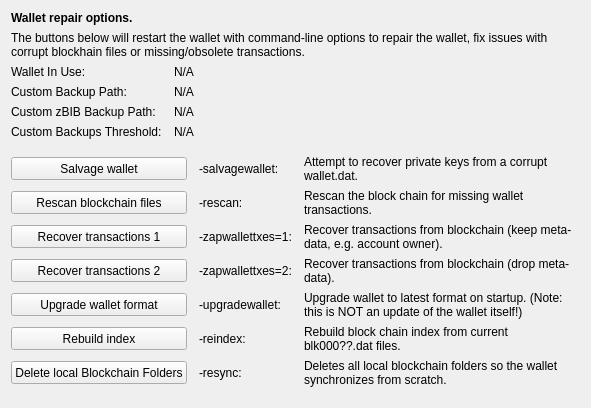
     <widget class="QWidget" name="tab_repair">
      <attribute name="title">
       <string>&amp;Wallet Repair</string>
      </attribute>
      <layout class="QGridLayout" name="gridLayout_4" columnstretch="0,0,0,0">
       <property name="horizontalSpacing">
        <number>12</number>
       </property>
       <item row="0" column="0" colspan="4">
        <widget class="QLabel" name="label_repair_header">
         <property name="font">
          <font>
           <weight>75</weight>
           <bold>true</bold>
          </font>
         </property>
         <property name="text">
          <string>Wallet repair options.</string>
         </property>
        </widget>
       </item>
       <item row="1" column="0" colspan="4">
        <widget class="QLabel" name="label_repair_helptext">
         <property name="font">
          <font>
           <weight>50</weight>
           <bold>false</bold>
          </font>
         </property>
         <property name="text">
          <string>The buttons below will restart the wallet with command-line options to repair the wallet, fix issues with corrupt blockhain files or missing/obsolete transactions.</string>
         </property>
         <property name="wordWrap">
          <bool>true</bool>
         </property>
        </widget>
       </item>
       <item row="2" column="0">
        <widget class="QLabel" name="wallet_path_label">
         <property name="text">
          <string>Wallet In Use:</string>
         </property>
        </widget>
       </item>
       <item row="2" column="1" colspan="3">
        <widget class="QLabel" name="wallet_path">
         <property name="cursor">
          <cursorShape>IBeamCursor</cursorShape>
         </property>
         <property name="text">
          <string>N/A</string>
         </property>
         <property name="textFormat">
          <enum>Qt::PlainText</enum>
         </property>
         <property name="textInteractionFlags">
          <set>Qt::LinksAccessibleByMouse|Qt::TextSelectableByKeyboard|Qt::TextSelectableByMouse</set>
         </property>
        </widget>
       </item>
       <item row="3" column="0">
        <widget class="QLabel" name="wallet_custombackuppath_label">
         <property name="visible">
          <bool>false</bool>
         </property>
         <property name="text">
          <string>Custom Backup Path:</string>
         </property>
        </widget>
       </item>
       <item row="3" column="1" colspan="3">
        <widget class="QLabel" name="wallet_custombackuppath">
         <property name="cursor">
          <cursorShape>IBeamCursor</cursorShape>
         </property>
         <property name="visible">
          <bool>false</bool>
         </property>
         <property name="text">
          <string>N/A</string>
         </property>
         <property name="textFormat">
          <enum>Qt::PlainText</enum>
         </property>
         <property name="textInteractionFlags">
          <set>Qt::LinksAccessibleByMouse|Qt::TextSelectableByKeyboard|Qt::TextSelectableByMouse</set>
         </property>
        </widget>
       </item>
       <item row="4" column="0">
        <widget class="QLabel" name="wallet_customzbibbackuppath_label">
         <property name="visible">
          <bool>false</bool>
         </property>
         <property name="text">
          <string>Custom zBIB Backup Path:</string>
         </property>
        </widget>
       </item>
       <item row="4" column="1" colspan="3">
        <widget class="QLabel" name="wallet_customzbibbackuppath">
         <property name="cursor">
          <cursorShape>IBeamCursor</cursorShape>
         </property>
         <property name="visible">
          <bool>false</bool>
         </property>
         <property name="text">
          <string>N/A</string>
         </property>
         <property name="textFormat">
          <enum>Qt::PlainText</enum>
         </property>
         <property name="textInteractionFlags">
          <set>Qt::LinksAccessibleByMouse|Qt::TextSelectableByKeyboard|Qt::TextSelectableByMouse</set>
         </property>
        </widget>
       </item>
       <item row="5" column="0">
        <widget class="QLabel" name="wallet_custombackupthreshold_label">
         <property name="visible">
          <bool>false</bool>
         </property>
         <property name="text">
          <string>Custom Backups Threshold:</string>
         </property>
        </widget>
       </item>
       <item row="5" column="1" colspan="3">
        <widget class="QLabel" name="wallet_custombackupthreshold">
         <property name="cursor">
          <cursorShape>IBeamCursor</cursorShape>
         </property>
         <property name="visible">
          <bool>false</bool>
         </property>
         <property name="text">
          <string>N/A</string>
         </property>
         <property name="textFormat">
          <enum>Qt::PlainText</enum>
         </property>
         <property name="textInteractionFlags">
          <set>Qt::LinksAccessibleByMouse|Qt::TextSelectableByKeyboard|Qt::TextSelectableByMouse</set>
         </property>
        </widget>
       </item>
       <item row="6" column="0">
        <spacer name="verticalSpacer_repair1">
         <property name="orientation">
          <enum>Qt::Vertical</enum>
         </property>
         <property name="sizeHint" stdset="0">
          <size>
           <width>10</width>
           <height>10</height>
          </size>
         </property>
        </spacer>
       </item>
       <item row="7" column="0" colspan="2">
        <widget class="QPushButton" name="btn_salvagewallet">
         <property name="minimumSize">
          <size>
           <width>100</width>
           <height>23</height>
          </size>
         </property>
         <property name="text">
          <string>Salvage wallet</string>
         </property>
        </widget>
       </item>
       <item row="7" column="2">
        <widget class="QLabel" name="label_repair_salvage_command">
         <property name="text">
          <string notr="true">-salvagewallet:</string>
         </property>
        </widget>
       </item>
       <item row="7" column="3">
        <widget class="QLabel" name="label_repair_salvage">
         <property name="text">
          <string>Attempt to recover private keys from a corrupt wallet.dat.</string>
         </property>
         <property name="wordWrap">
          <bool>true</bool>
         </property>
        </widget>
       </item>
       <item row="8" column="0" colspan="2">
        <widget class="QPushButton" name="btn_rescan">
         <property name="minimumSize">
          <size>
           <width>100</width>
           <height>23</height>
          </size>
         </property>
         <property name="text">
          <string>Rescan blockchain files</string>
         </property>
        </widget>
       </item>
       <item row="8" column="2">
        <widget class="QLabel" name="label_repair_rescan_command">
         <property name="text">
          <string notr="true">-rescan:</string>
         </property>
        </widget>
       </item>
       <item row="8" column="3">
        <widget class="QLabel" name="label_repair_rescan">
         <property name="text">
          <string>Rescan the block chain for missing wallet transactions.</string>
         </property>
         <property name="wordWrap">
          <bool>true</bool>
         </property>
        </widget>
       </item>
       <item row="9" column="0" colspan="2">
        <widget class="QPushButton" name="btn_zapwallettxes1">
         <property name="minimumSize">
          <size>
           <width>100</width>
           <height>23</height>
          </size>
         </property>
         <property name="text">
          <string>Recover transactions 1</string>
         </property>
        </widget>
       </item>
       <item row="9" column="2">
        <widget class="QLabel" name="label_repair_zap1_command">
         <property name="text">
          <string notr="true">-zapwallettxes=1:</string>
         </property>
        </widget>
       </item>
       <item row="9" column="3">
        <widget class="QLabel" name="label_repair_zap1">
         <property name="text">
          <string>Recover transactions from blockchain (keep meta-data, e.g. account owner).</string>
         </property>
         <property name="wordWrap">
          <bool>true</bool>
         </property>
        </widget>
       </item>
       <item row="10" column="0" colspan="2">
        <widget class="QPushButton" name="btn_zapwallettxes2">
         <property name="minimumSize">
          <size>
           <width>100</width>
           <height>23</height>
          </size>
         </property>
         <property name="text">
          <string>Recover transactions 2</string>
         </property>
        </widget>
       </item>
       <item row="10" column="2">
        <widget class="QLabel" name="label_repair_zap2_command">
         <property name="text">
          <string notr="true">-zapwallettxes=2:</string>
         </property>
        </widget>
       </item>
       <item row="10" column="3">
        <widget class="QLabel" name="label_repair_zap2">
         <property name="text">
          <string>Recover transactions from blockchain (drop meta-data).</string>
         </property>
         <property name="wordWrap">
          <bool>true</bool>
         </property>
        </widget>
       </item>
       <item row="11" column="0" colspan="2">
        <widget class="QPushButton" name="btn_upgradewallet">
         <property name="minimumSize">
          <size>
           <width>100</width>
           <height>23</height>
          </size>
         </property>
         <property name="text">
          <string>Upgrade wallet format</string>
         </property>
        </widget>
       </item>
       <item row="11" column="2">
        <widget class="QLabel" name="label_repair_upgrade_command">
         <property name="text">
          <string notr="true">-upgradewallet:</string>
         </property>
        </widget>
       </item>
       <item row="11" column="3">
        <widget class="QLabel" name="label_repair_upgrade">
         <property name="text">
          <string>Upgrade wallet to latest format on startup. (Note: this is NOT an update of the wallet itself!)</string>
         </property>
         <property name="wordWrap">
          <bool>true</bool>
         </property>
        </widget>
       </item>
       <item row="12" column="0" colspan="2">
        <widget class="QPushButton" name="btn_reindex">
         <property name="minimumSize">
          <size>
           <width>100</width>
           <height>23</height>
          </size>
         </property>
         <property name="text">
          <string>Rebuild index</string>
         </property>
        </widget>
       </item>
       <item row="12" column="2">
        <widget class="QLabel" name="label_repair_reindex_command">
         <property name="text">
          <string notr="true">-reindex:</string>
         </property>
        </widget>
       </item>
       <item row="12" column="3">
        <widget class="QLabel" name="label_repair_reindex">
         <property name="text">
          <string>Rebuild block chain index from current blk000??.dat files.</string>
         </property>
         <property name="wordWrap">
          <bool>true</bool>
         </property>
        </widget>
       </item>
       <item row="13" column="0" colspan="2">
        <widget class="QPushButton" name="btn_resync">
         <property name="minimumSize">
          <size>
           <width>100</width>
           <height>23</height>
          </size>
         </property>
         <property name="text">
          <string>Delete local Blockchain Folders</string>
         </property>
        </widget>
       </item>
       <item row="13" column="2">
        <widget class="QLabel" name="label_repair_resync_command">
         <property name="text">
          <string>-resync:</string>
         </property>
        </widget>
       </item>
       <item row="13" column="3">
        <widget class="QLabel" name="label_repair_resync">
         <property name="text">
          <string>Deletes all local blockchain folders so the wallet synchronizes from scratch.</string>
         </property>
         <property name="wordWrap">
          <bool>true</bool>
         </property>
        </widget>
       </item>
       <item row="14" column="0">
        <spacer name="verticalSpacer_repair2">
         <property name="orientation">
          <enum>Qt::Vertical</enum>
         </property>
         <property name="sizeHint" stdset="0">
          <size>
           <width>20</width>
           <height>10</height>
          </size>
         </property>
        </spacer>
       </item>
      </layout>
     </widget>
